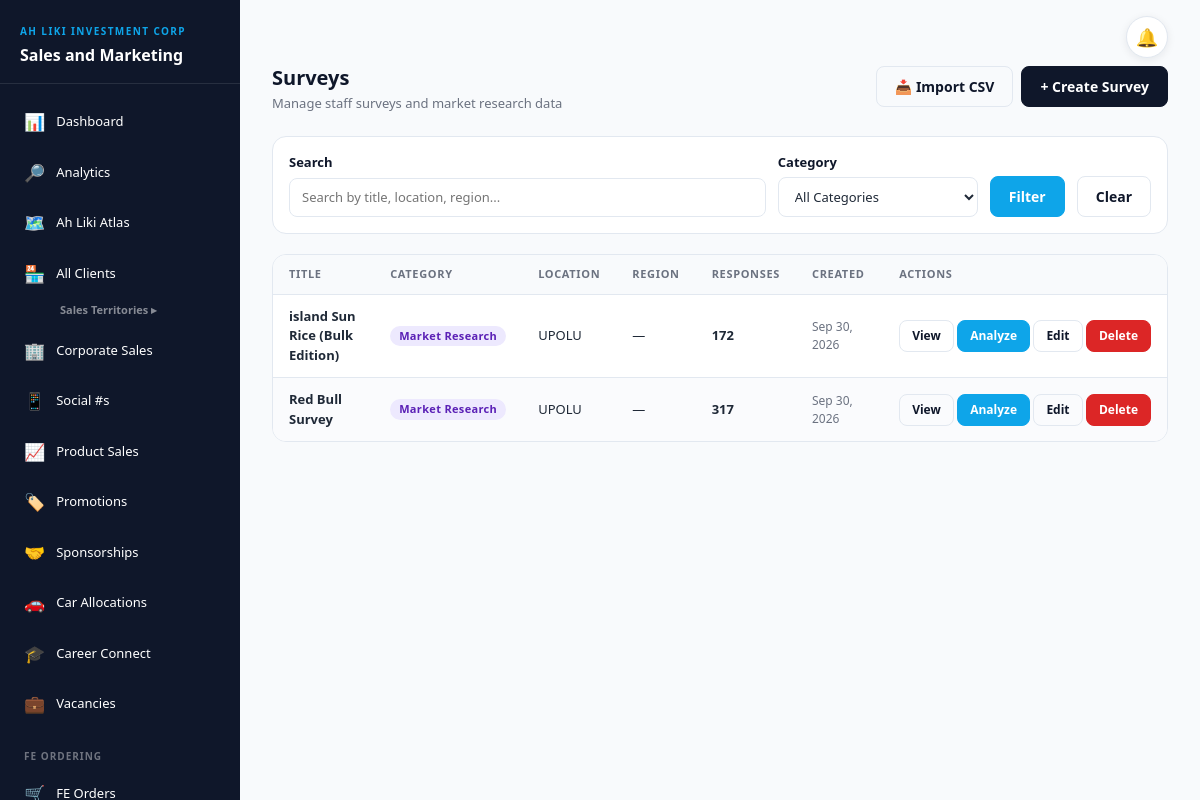
/surveys/ (signed in), run on the app's committed database.
### shops/models.py (models this page shows, shortened)
class Survey(models.Model):
    CATEGORY_CHOICES = [
        ('Product Performance', 'Product Performance'),
        ('Market Research', 'Market Research'),
        ('Regional Sales', 'Regional Sales'),
        ('Customer Feedback', 'Customer Feedback'),
        ('Competitor Analysis', 'Competitor Analysis'),
        ('Other', 'Other'),
    ]
    LOCATION_CHOICES = [
        ('UPOLU', 'Upolu'),
        ('SAVAII', 'Savaii'),
    ]
    REGION_CHOICES = [
        ('1', 'Region 1'),
        ('2', 'Region 2'),
        ('3', 'Region 3'),
        ('4', 'Region 4'),
    ]
    title       = models.CharField(max_length=255)
    category    = models.CharField(max_length=50, choices=CATEGORY_CHOICES, default='Product Performance')
    description = models.TextField(blank=True)
    location    = models.CharField(max_length=100, choices=LOCATION_CHOICES, blank=True)
    region      = models.CharField(max_length=50, choices=REGION_CHOICES, blank=True)
    period      = models.CharField(max_length=50, blank=True)  # e.g., "May-26", "Q2 2026"
    created_at  = models.DateTimeField(auto_now_add=True)
    updated_at  = models.DateTimeField(auto_now=True)
    created_by  = models.CharField(max_length=100, blank=True)
    class Meta:
        ordering = ['-created_at']
    @property
    def response_count(self):
        return self.responses.count()

### shops/views.py (the view)
# urls.py: path('surveys/',                          views.survey_list,            name='survey_list'),
@login_required(login_url='login')
def survey_list(request):
    from .forms import SurveyForm
    qs = Survey.objects.prefetch_related('responses').all()
    category = request.GET.get('category', '')
    q = request.GET.get('search_query', '').strip()
    if category:
        qs = qs.filter(category=category)
    if q:
        qs = qs.filter(Q(title__icontains=q) | Q(location__icontains=q) | Q(region__icontains=q))
    qs = qs.order_by('-created_at')
    page_obj = Paginator(qs, 10).get_page(request.GET.get('page'))
    return render(request, 'shops/survey_list.html', {
        'page_obj': page_obj,
        'categories': Survey.CATEGORY_CHOICES,
        'selected_category': category,
        'search_query': q,
    })

### fe_orders/access.py (called while the page is built)
def is_fe(user):
    return (user.is_authenticated and not user.is_superuser
            and user.groups.filter(name=FE_GROUP).exists())

def fe_context(request):
    return {'is_fe': getattr(request, 'is_fe', False)}

    def __call__(self, request):
        request.is_fe = is_fe(request.user)
        if request.is_fe and not self._allowed(request.path_info):
            return redirect('fe_home')
        return self.get_response(request)

### shops/access.py (called while the page is built)
def roles_of(user):
    if not user.is_authenticated:
        return set()
    if user.is_superuser:
        return {MANAGER}
    return set(user.groups.filter(name__in=ROLES).values_list('name', flat=True))

def finance_roles_of(user):
    if not user.is_authenticated or user.is_superuser:
        return set()
    return set(user.groups.filter(name__in=FINANCE_ROLES).values_list('name', flat=True))

def is_finance(user):
    return bool(finance_roles_of(user)) and not roles_of(user)

def is_hr(user):
    return (user.is_authenticated and not user.is_superuser and not roles_of(user) and not finance_roles_of(user)
            and user.groups.filter(name=HR_GROUP).exists())

def is_social(user):
    return (user.is_authenticated and not user.is_superuser and not roles_of(user) and not finance_roles_of(user)
            and user.groups.filter(name=SOCIAL_GROUP).exists() and not is_hr(user))

def blocked_areas(user):
    roles = roles_of(user)
    if not roles:
        return set().union(*BLOCKED.values())
    return set.intersection(*(BLOCKED[r] for r in roles))

def can_see_sales(request):
    return not {'corporate_sales', 'monthly_sales'} <= getattr(request, 'blocked_areas', set())

def role_label(user):
    if is_hr(user):
        return HR_GROUP
    if is_social(user):
        return SOCIAL_GROUP
    if is_finance(user):
        return FINANCIAL_CONTROLLER if FINANCIAL_CONTROLLER in finance_roles_of(user) else FINANCE_STAFF
    roles = roles_of(user)
    for r in (MANAGER, MARKETING, SALES):
        if r in roles:
            return r
    return 'No access level'

### shops/templates/shops/survey_list.html (shortened to what this page needs)
{% extends 'shops/base.html' %}
{% block content %}
<div class="page-header">
  <div>
    <h1 class="page-title">Surveys</h1>
    <p class="page-sub">Manage staff surveys and market research data</p>
  </div>
  <div style="display:flex;gap:8px">
    {% if access.surveys %}<a href="{% url 'import_surveys' %}" class="btn-sms btn-outline-custom">📥 Import CSV</a>{% endif %}
    <a href="{% url 'add_survey' %}" class="btn-sms btn-primary-custom">+ Create Survey</a>
  </div>
</div>
<div class="sms-card" style="padding:16px;margin-bottom:20px">
  <form method="GET" style="display:flex;gap:12px;align-items:flex-end">
    <div style="flex:1;min-width:200px">
      <label class="sms-label">Search</label>
      <input type="text" name="search_query" value="{{ search_query }}" placeholder="Search by title, location, region..." class="sms-input" style="font-size:13px">
    </div>
    <div style="flex:0 0 200px">
      <label class="sms-label">Category</label>
      <select name="category" class="sms-input" style="font-size:13px">
        <option value="">All Categories</option>
      </select>
    </div>
    <button type="submit" class="btn-sms btn-accent-custom">Filter</button>
    <a href="{% url 'survey_list' %}" class="btn-sms btn-outline-custom">Clear</a>
  </form>
</div>
<div class="sms-card">
  {% if page_obj %}
    <table class="sms-table">
      <thead>
        <tr>
          <th>Title</th>
          <th>Category</th>
          <th>Location</th>
          <th>Region</th>
          <th>Responses</th>
          <th>Created</th>
          <th>Actions</th>
        </tr>
      </thead>
      <tbody>
        {% for survey in page_obj %}
        <tr>
          <td style="font-weight:600">{{ survey.title }}</td>
          <td><span class="badge-custom badge-purple">{{ survey.get_category_display }}</span></td>
          <td>{{ survey.location|default:"—" }}</td>
          <td>{{ survey.region|default:"—" }}</td>
          <td><strong>{{ survey.response_count }}</strong></td>
          <td style="color:var(--muted);font-size:12px">{{ survey.created_at|date:"M d, Y" }}</td>
          <td style="white-space:nowrap">
            <a href="{% url 'survey_detail' survey.id %}" class="btn-sms btn-outline-custom sm">View</a>
            <a href="{% url 'survey_analysis' survey.id %}" class="btn-sms btn-accent-custom sm">Analyze</a>
            <a href="{% url 'edit_survey' survey.id %}" class="btn-sms btn-outline-custom sm">Edit</a>
            <a href="{% url 'delete_survey' survey.id %}" class="btn-sms btn-danger-custom sm" title="Delete this survey and its {{ survey.response_count }} response{{ survey.response_count|pluralize }}">Delete</a>
          </td>
        </tr>
        {% endfor %}
      </tbody>
    </table>
  {% else %}
    <div style="padding:40px;text-align:center;color:var(--muted)">
      <div style="font-size:28px;margin-bottom:12px">📋</div>
      <p style="margin:0;font-size:14px">No surveys found. <a href="{% url 'add_survey' %}" style="color:var(--primary);font-weight:600">Create your first survey</a></p>
    </div>
  {% endif %}
</div>
{% endblock %}

### shops/templates/shops/base.html (style rules this page uses)
:root { --primary: #0F172A; --primary2: #1E293B; --accent: #0EA5E9; --accent-light: #38BDF8; --surface: #F8FAFC; --card: #FFFFFF; --muted: #6B7280; --border: #E2E8F0; --success: #16A34A; --danger: #DC2626; --info: #2563EB; --text-primary: #0F172A; --text-secondary: #475569; }
* { box-sizing: border-box; }
body { font-family: 'Segoe UI', system-ui, sans-serif; background: var(--surface); min-height: 100vh; margin: 0; color: #1F2937; }
.badge-custom { font-size: 11px; font-weight: 600; padding: 2px 9px; border-radius: 999px; letter-spacing: .03em; white-space: nowrap; display: inline-block; }
.badge-purple { background: #EDE9FE; color: #5B21B6; }
.btn-primary-custom { background: var(--primary); color: #fff; border: 1px solid var(--primary); }
.btn-accent-custom { background: var(--accent); color: #fff; border: 1px solid var(--accent); }
.btn-outline-custom { background: transparent; color: var(--primary); border: 1px solid var(--border); }
.btn-danger-custom { background: var(--danger); color: #fff; border: 1px solid var(--danger); }
.btn-sms { border-radius: 8px; padding: 9px 18px; font-size: 14px; font-weight: 600; cursor: pointer; display: inline-flex; align-items: center; gap: 6px; text-decoration: none; }
.btn-sms.sm { padding: 6px 12px; font-size: 12px; }
.sms-table { width: 100%; border-collapse: collapse; font-size: 13px; }
.sms-table thead tr { background: var(--surface); }
.sms-table th { padding: 11px 16px; text-align: left; font-weight: 700; color: var(--muted); font-size: 11px; text-transform: uppercase; letter-spacing: .06em; border-bottom: 1px solid var(--border); }
.sms-table td { padding: 12px 16px; border-bottom: 1px solid var(--border); }
.sms-table tbody tr:last-child td { border-bottom: none; }
.sms-table tbody tr:nth-child(even) { background: #FAFBFD; }
.sms-card { background: var(--card); border: 1px solid var(--border); border-radius: 14px; overflow: hidden; }
.sms-input { width:100%; padding:9px 12px; border:1px solid var(--border); border-radius:8px; font-size:14px; background:var(--card); color:#1F2937; outline:none; }
.sms-label { display:block; margin-bottom:5px; font-size:13px; font-weight:600; color:var(--primary); }
.page-header { display:flex; justify-content:space-between; align-items:flex-start; margin-bottom:22px; }
.page-title { margin:0; color:var(--primary); font-size:20px; font-weight:700; }
.page-sub { margin:4px 0 0; color:var(--muted); font-size:13px; }

### data on the page
Survey: title "island Sun Rice (Bulk Edition)", category "Market Research", location "UPOLU", region "—", response_count "172", created_at "Sep 30, 2026"
Survey: title "Red Bull Survey", category "Market Research", location "UPOLU", region "—", response_count "317", created_at "Sep 30, 2026"
